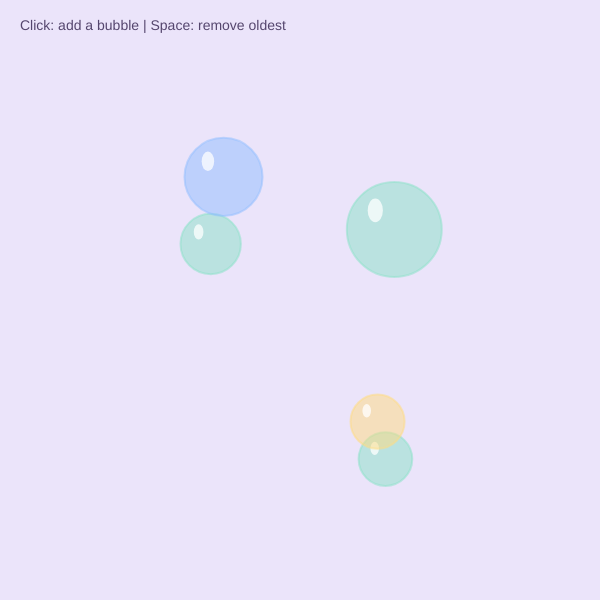
Frame 1 (no input)
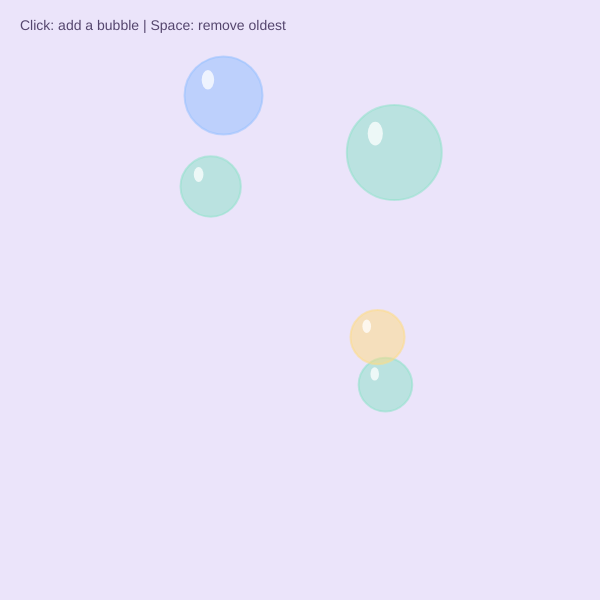
Frame 60 (no input)
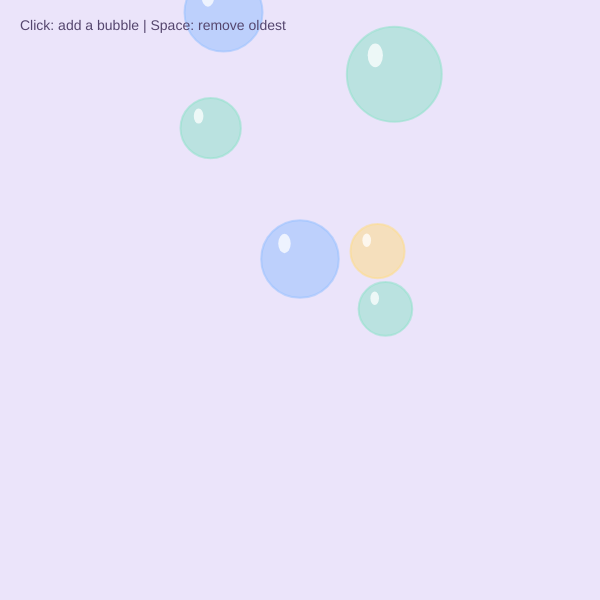
Frame 120 (the mouse pressed at the canvas centre since frame 60)

The p5.js sketch that drew these frames (run headless with seeded random() and noise() and a simulated clock; from frame 60 on, the mouse is pressed at the canvas centre):

// p5.js sketch
// ── sketch.js
let bubbleList = [];
let bubbleColors = [];

class Bubble {
  constructor(x, y, s, c) {
    this.x = x;
    this.y = y;
    this.s = s;
    this.c = c;
    this.speed = random(0.5, 1.5);
  }

//bubble body
  display() {
    stroke(this.c);
    strokeWeight(2);
    fill(this.c);
    ellipse(this.x, this.y, this.s);
  
  //white highlight
  noStroke();
  fill(255, 190);
  ellipse(
    this.x - this.s * 0.2, 
    this.y - this.s * 0.2, 
    this.s * 0.16,
    this.s * 0.25
  );
}

floatUp() {
  this.y -= this.speed;
 }
}

function setup() {
  createCanvas(600, 600);

bubbleColors = [
  color(255, 160, 195, 130),
  color(140, 225, 200, 130),
  color(145, 190, 255, 130),
  color(255, 220, 130, 130),
];

for (let i = 0; i < 5; i++) {
  bubbleList.push(
    new Bubble(
      random(80, width - 80), 
      random(150,height - 60), 
      random(50, 110), 
      random(bubbleColors)
    )
  );
}
}


function draw() {
  background(235, 228, 250);
  for (let i = bubbleList.length - 1; i >= 0; i--) {
    bubbleList[i].floatUp();
    
    if (bubbleList[i].y < -bubbleList[i].s / 2) {
      bubbleList.splice(i, 1);
    }
}
for (let i = 0; i < bubbleList.length; i++) {
  bubbleList[i].display();
}
noStroke();
fill(85, 70, 110);
textSize(14);
text("Click: add a bubble | Space: remove oldest", 20, 30);
}

function mousePressed() {
  if(mouseX >= 0 && mouseX < width && mouseY >= 0 && mouseY < height) {
    bubbleList.push(
      new Bubble(mouseX, mouseY, random(50, 110), random(bubbleColors))
    );
  }
}

function keyPressed() {
  if (key == " ") {
    bubbleList.splice(0, 1);
    return false; // prevent default behavior of space key (scrolling)
  }
}
// ── readme.html
<!DOCTYPE html>
<html lang="en">
<head>
  <meta charset="UTF-8">
  <script src="sketch.js"></script>
  <title>Sketch Name</title> <!--Update your title here-->
  <!--Add style to your code within the style tag <style></style>
  Read the W3Schools CSS Intro for more: https://www.w3schools.com/css/css_intro.asp 
  -->
  <style>
    body {
      font-family: sans-serif;
      margin: 2em;
      /*padding: 1em;*/
      color: #000000;
      background-color: #f0f0f0;
    }

    a {
      color: rgb(0,0,255);
    }

    a:hover {
      text-decoration: dashed;
    }

    h1 {
      /* Insert your own style here */
    }

    h2 {
      /* Insert your own style here */
    }
  </style>
</head>

<body>
    <h1>Week8 Sketch</h1>
    <p>I created an interactive sketch with pastel bubbles that slowly float upward. Clicking adds a new bubble using `push()`, while pressing the space bar removes the oldest bubble using `splice()`. Bubbles are also removed from the array once they leave the canvas. Each bubble is an instance of my Bubble class, which controls its appearance and movement. I chose soft colors and transparent overlapping shapes to create a calm, playful atmosphere where users can change the composition by adding and removing bubbles.</p>
    <p><a href="index.html" target="_blank">Link to sketch</a></p>

   <h2>Resources</h2>
   <ul>
    <li><a href="https://docs.google.com/document/d/1ytFXckYigSr095CBdGtUypHKawH9RidCi1IyC_0nI1c/edit?tab=t.0#heading=h.ugxwhyv3tv4l" target="_blank">Melody Loveless' notes</a></li>
    <li><a href="https://developer.mozilla.org/en-US/docs/Web/JavaScript/Reference/Statements/return" target="_blank">MDN: JavaScript return</a></li>
    <li><a href="https://p5js.org/reference/p5/keyPressed/" target="_blank">Key Pressed() and return false</a></li>
    
   </ul>

    <!--Replace with your own image-->
    <!--You can limit the size of your displayed image using "height" or "width" -->
    <img src="./media/bubble.jpeg" height="500px" alt="This the alt description of this image. This is a picture of a cat."></img>
</body>
</html>
